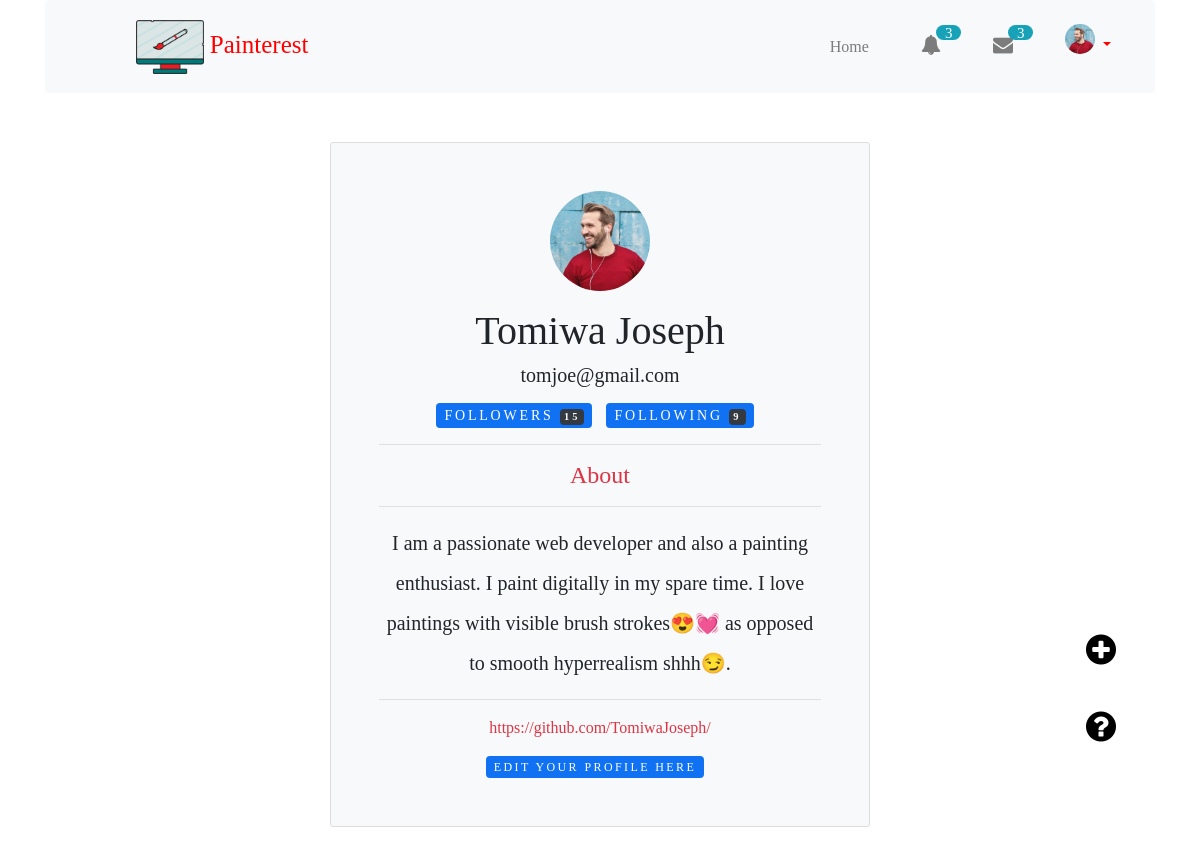
The app's page /profile/ (signed in), older data.
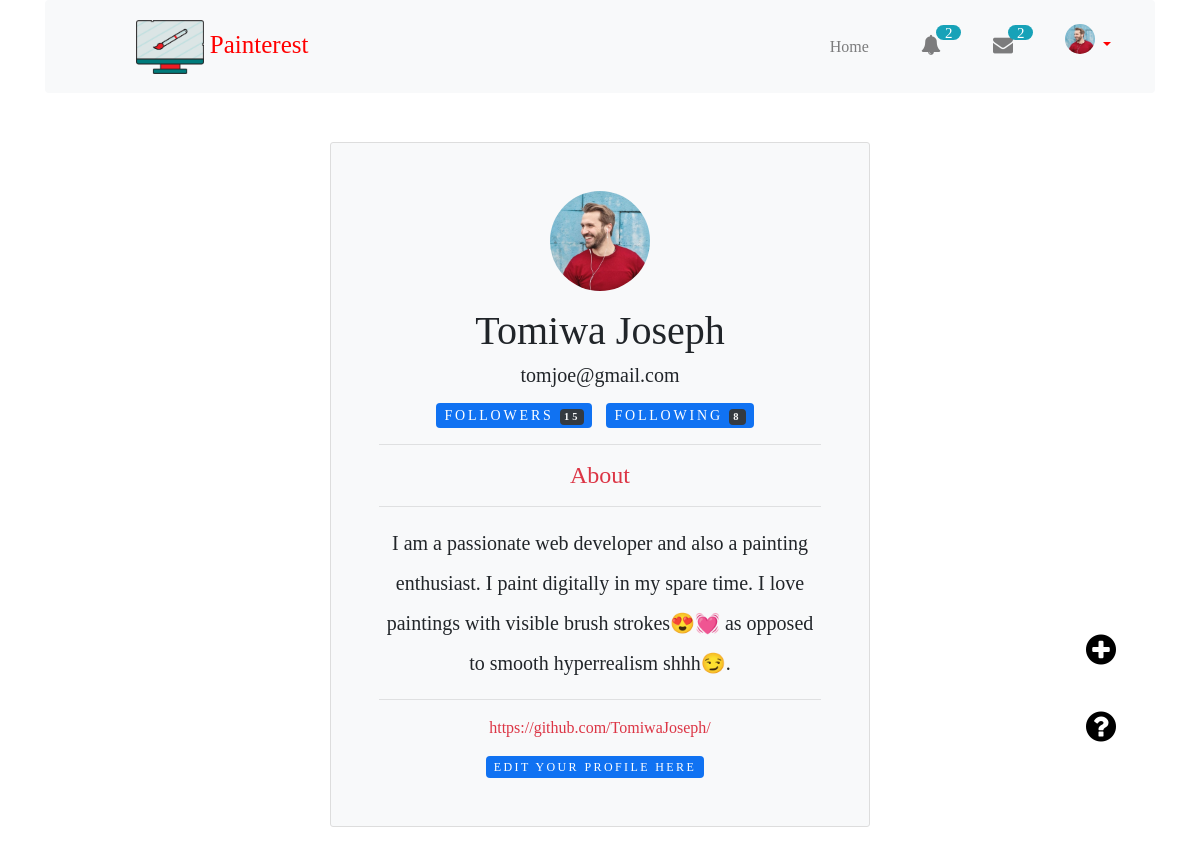
The same page, newer data.
### users/models.py (models this page shows, shortened)
class CustomUser(AbstractUser):
    email = models.EmailField(unique=True, max_length=60)
    username = models.CharField(max_length=50, unique=True, validators=[alphanumeric])
    USERNAME_FIELD = 'email'
    REQUIRED_FIELDS = []
    def __str__(self):
        return self.username

class Profile(models.Model):
    user = models.OneToOneField(settings.AUTH_USER_MODEL, related_name='profile', on_delete=models.CASCADE)
    image = models.ImageField(default='90a70ab564f045a48488cd440f3b56e4-dp.jpg', upload_to='profile_pics', blank=True)
    about = models.TextField(default='Write a little bit about yourself here', blank=True)
    website_url = models.CharField(max_length=50, blank=True)
    feed_tuner = models.ManyToManyField(Category, blank=True)

### users/views.py (the view)
# urls.py: path('profile/', views.profile_view, name='profile'),
@login_required
def profile_view(request):
    context = {
        'notify': len(Action.objects.filter(user_id__in=request.user.following.values_list('id',
            flat=True), action_for=request.user, read=False)),
        'unread_count': Message.objects.filter(recepient=request.user,
            read=False).count()
    }
    return render(request, 'users/profile.html', context)

### users/templates/users/profile.html (shortened to what this page needs)
{% extends 'main/base.html' %}
{% block content %}
<div class="row">
    <div class="col-md-6 mx-auto my-auto text-center">
        <div class="content-section bg-light p-5">
            {% if user.profile.image.name == '90a70ab564f045a48488cd440f3b56e4-dp.jpg' %}
                <div class="change_badge mx-auto">{{ user.username.0 }}</div>
            {% else %}
                <img class="rounded-circle account-img" src="{{ user.profile.image.url }}">
            {% endif %}
            <h1>{{ user.first_name }} {{ user.last_name }}</h1>
            <h5>{{ user.email }}</h5>
            <a href="{% url 'following_and_follower' user %}" class="category follow mt-2">Followers
                <span class="badge bg-dark text-light">{{ user.followers.all.count }}</span>
            </a>
            <a href="{% url 'following_and_follower' user %}" class="category follow mt-2">Following
                <span class="badge bg-dark text-light">{{ user.following.all.count }}</span>
            </a>
            <hr>
            <h4 class="text-danger">About</h4><hr>
            <h5 style="line-height: 40px;">{{ user.profile.about }}</h5><hr>
            <a href="{{ user.profile.website_url }}" target="blank" id="web_url"
            class="text-danger">{{ user.profile.website_url }}</a>
            <a href="{% url 'settings' %}" class="category mt-3">Edit your profile here</a>
        </div>
    </div>
</div>
{% endblock %}

### main/templates/main/base.html (shortened to what this page needs)
{% load static %}
<!DOCTYPE html>
<html lang="en">
<head>
    <link rel="stylesheet" href="{% static 'main/css/bootstrap.css' %}">
    <link rel="stylesheet" href="{% static 'main/css/style.css' %}">
    <link rel="stylesheet" href="{% static 'main/fonts/fontawesome/css/font-awesome.min.css' %}">
</head>
<body>
    <div class="container">
        <nav class="navbar navbar-expand-lg navbar-light bg-light rounded">
            <a class="navbar-brand" href="{% url 'index' %}">
                <img src="/media/painterestLogo.png" class="logo img-fluid" alt=""> Painterest</a>
            <div class="collapse navbar-collapse" id="navbarNav">
                <ul class="navbar-nav d-flex">
                    <li class="nav-item">
                        <a class="nav-link" href="{% url 'index' %}">Home </a>
                    </li>
                    {% if not user.is_authenticated %}
                        <li class="nav-item">
                            <a class="nav-link" href="{% url 'register' %}" tabindex="-1" aria-disabled="true">Sign Up</a>
                        </li>
                        <li class="nav-item">
                            <a class="nav-link" href="{% url 'login' %}" tabindex="-1" aria-disabled="true">Login</a>
                        </li>
                    {% else %}
                        <li class="nav-item">
                            <a class="nav-link" href="{% url 'notifications' %}" tabindex="-1" aria-disabled="true">
                                <i class="fa fa-bell">
                                    {% if notify %}
                                        <span class="notificate badge-pill badge-info">{{ notify }}</span>
                                    {% endif %}
                                </i>
                            </a>
                        </li>
                        <li class="nav-item">
                            <a class="nav-link" href="{% url 'view_messages' %}" tabindex="-1" aria-disabled="true">
                                {% if unread_count %}
                                    <i class="fa fa-envelope">
                                        <span class="notificate badge-pill badge-info">{{ unread_count }}</span>
                                    </i>
                                {% else %}
                                    <i class="fa fa-envelope-open">
                                        <span class="notificate badge-pill badge-info"></span>
                                    </i>
                                {% endif %}
                            </a>
                        </li>
                        <li class="nav-item dropdown">
                            <a class="nav-link dropdown-toggle" href="#" id="dropdown09"
                                data-toggle="dropdown" aria-haspopup="true" aria-expanded="false">
                                {% if user.profile.image.name == '90a70ab564f045a48488cd440f3b56e4-dp.jpg' %}
                                    <div class="profile_badge">{{ user.username.0 }}</div>
                                {% else %}
                                    <img class="rounded-circle badge-account-img" src="{{ user.profile.image.url }}">
                                {% endif %}
                            </a>
                        </li>
                    {% endif %}
                </ul>
            </div>
        </nav>
    </div>
    <div class="container mt-5">
        <div class="col-md-5 mx-auto my-auto">
        </div>
        {% block content %} {% endblock %}
        {% if user.is_authenticated %}
            <div class="add">
                <a href="{% url 'add_paint' %}"><i class=" fa fa-plus-circle"></i></a>
            </div>
        {% endif %}
        <div>
            <label for="crazy" class="quest">
                <i class="fa fa-question-circle"></i>
            </label>
        </div>
    </div>
</body>
</html>

Row changes from the older to the newer data that the page shows:
changed CustomUser "Tomiwa": following.all.count "9" → "8"
Text that changed along with them:
{{ notify }}: "3" → "2"
{{ unread_count }}: "3" → "2"
